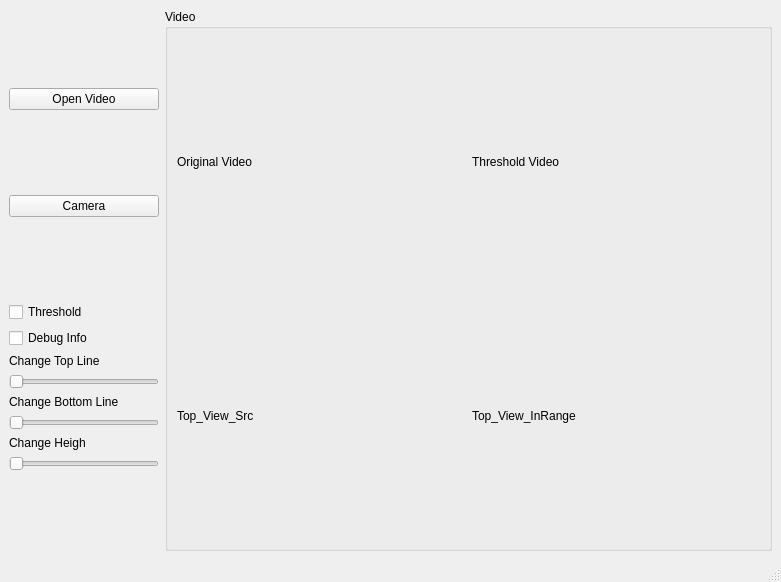
<?xml version="1.0" encoding="UTF-8"?>
<ui version="4.0">
 <class>MainWindow</class>
 <widget class="QMainWindow" name="MainWindow">
  <property name="geometry">
   <rect>
    <x>0</x>
    <y>0</y>
    <width>781</width>
    <height>582</height>
   </rect>
  </property>
  <property name="sizePolicy">
   <sizepolicy hsizetype="Expanding" vsizetype="Expanding">
    <horstretch>100</horstretch>
    <verstretch>100</verstretch>
   </sizepolicy>
  </property>
  <property name="windowTitle">
   <string>MainWindow</string>
  </property>
  <widget class="QWidget" name="centralwidget">
   <layout class="QGridLayout" name="gridLayout_2">
    <item row="0" column="0">
     <layout class="QHBoxLayout" name="horizontalLayout">
      <property name="sizeConstraint">
       <enum>QLayout::SetMinimumSize</enum>
      </property>
      <item>
       <layout class="QVBoxLayout" name="verticalLayout_2">
        <item>
         <widget class="QPushButton" name="onOpenVideo">
          <property name="text">
           <string>Open Video</string>
          </property>
         </widget>
        </item>
        <item>
         <widget class="QPushButton" name="pushButtonCamera">
          <property name="text">
           <string>Camera</string>
          </property>
         </widget>
        </item>
        <item>
         <layout class="QVBoxLayout" name="verticalLayout">
          <property name="sizeConstraint">
           <enum>QLayout::SetMinimumSize</enum>
          </property>
          <item>
           <widget class="QCheckBox" name="threshold">
            <property name="text">
             <string>Threshold</string>
            </property>
           </widget>
          </item>
          <item>
           <widget class="QCheckBox" name="debugInfo">
            <property name="text">
             <string>Debug Info</string>
            </property>
           </widget>
          </item>
          <item>
           <widget class="QLabel" name="label_2">
            <property name="sizePolicy">
             <sizepolicy hsizetype="Fixed" vsizetype="Fixed">
              <horstretch>0</horstretch>
              <verstretch>0</verstretch>
             </sizepolicy>
            </property>
            <property name="text">
             <string>Change Top Line</string>
            </property>
           </widget>
          </item>
          <item>
           <widget class="QSlider" name="sliderTop">
            <property name="sizePolicy">
             <sizepolicy hsizetype="Minimum" vsizetype="Fixed">
              <horstretch>0</horstretch>
              <verstretch>0</verstretch>
             </sizepolicy>
            </property>
            <property name="minimumSize">
             <size>
              <width>150</width>
              <height>0</height>
             </size>
            </property>
            <property name="whatsThis">
             <string/>
            </property>
            <property name="accessibleName">
             <string/>
            </property>
            <property name="layoutDirection">
             <enum>Qt::LeftToRight</enum>
            </property>
            <property name="orientation">
             <enum>Qt::Horizontal</enum>
            </property>
           </widget>
          </item>
          <item>
           <widget class="QLabel" name="label_3">
            <property name="sizePolicy">
             <sizepolicy hsizetype="Fixed" vsizetype="Fixed">
              <horstretch>0</horstretch>
              <verstretch>0</verstretch>
             </sizepolicy>
            </property>
            <property name="text">
             <string>Change Bottom Line</string>
            </property>
           </widget>
          </item>
          <item>
           <widget class="QSlider" name="sliderBottom">
            <property name="sizePolicy">
             <sizepolicy hsizetype="Minimum" vsizetype="Fixed">
              <horstretch>0</horstretch>
              <verstretch>0</verstretch>
             </sizepolicy>
            </property>
            <property name="orientation">
             <enum>Qt::Horizontal</enum>
            </property>
           </widget>
          </item>
          <item>
           <widget class="QLabel" name="label_4">
            <property name="sizePolicy">
             <sizepolicy hsizetype="Fixed" vsizetype="Fixed">
              <horstretch>0</horstretch>
              <verstretch>0</verstretch>
             </sizepolicy>
            </property>
            <property name="text">
             <string>Change Heigh</string>
            </property>
           </widget>
          </item>
          <item>
           <widget class="QSlider" name="sliderHeigh">
            <property name="sizePolicy">
             <sizepolicy hsizetype="Minimum" vsizetype="Fixed">
              <horstretch>0</horstretch>
              <verstretch>0</verstretch>
             </sizepolicy>
            </property>
            <property name="orientation">
             <enum>Qt::Horizontal</enum>
            </property>
           </widget>
          </item>
         </layout>
        </item>
       </layout>
      </item>
      <item>
       <widget class="QGroupBox" name="groupBox">
        <property name="sizePolicy">
         <sizepolicy hsizetype="Expanding" vsizetype="Expanding">
          <horstretch>0</horstretch>
          <verstretch>0</verstretch>
         </sizepolicy>
        </property>
        <property name="minimumSize">
         <size>
          <width>50</width>
          <height>50</height>
         </size>
        </property>
        <property name="title">
         <string>Video</string>
        </property>
        <layout class="QGridLayout" name="gridLayout">
         <item row="0" column="0">
          <widget class="QLabel" name="label">
           <property name="sizePolicy">
            <sizepolicy hsizetype="Preferred" vsizetype="Preferred">
             <horstretch>0</horstretch>
             <verstretch>0</verstretch>
            </sizepolicy>
           </property>
           <property name="text">
            <string>Original Video</string>
           </property>
           <property name="scaledContents">
            <bool>true</bool>
           </property>
          </widget>
         </item>
         <item row="0" column="1">
          <widget class="QLabel" name="inRangeVideo">
           <property name="sizePolicy">
            <sizepolicy hsizetype="Expanding" vsizetype="Expanding">
             <horstretch>0</horstretch>
             <verstretch>0</verstretch>
            </sizepolicy>
           </property>
           <property name="text">
            <string>Threshold Video</string>
           </property>
          </widget>
         </item>
         <item row="1" column="0">
          <widget class="QLabel" name="Top_View_Src">
           <property name="sizePolicy">
            <sizepolicy hsizetype="Expanding" vsizetype="Expanding">
             <horstretch>0</horstretch>
             <verstretch>0</verstretch>
            </sizepolicy>
           </property>
           <property name="text">
            <string>Top_View_Src</string>
           </property>
          </widget>
         </item>
         <item row="1" column="1">
          <widget class="QLabel" name="Top_View_InRange">
           <property name="text">
            <string>Top_View_InRange</string>
           </property>
          </widget>
         </item>
        </layout>
       </widget>
      </item>
     </layout>
    </item>
   </layout>
  </widget>
  <widget class="QMenuBar" name="menubar">
   <property name="geometry">
    <rect>
     <x>0</x>
     <y>0</y>
     <width>781</width>
     <height>21</height>
    </rect>
   </property>
  </widget>
  <widget class="QStatusBar" name="statusbar"/>
 </widget>
 <resources/>
 <connections/>
</ui>
